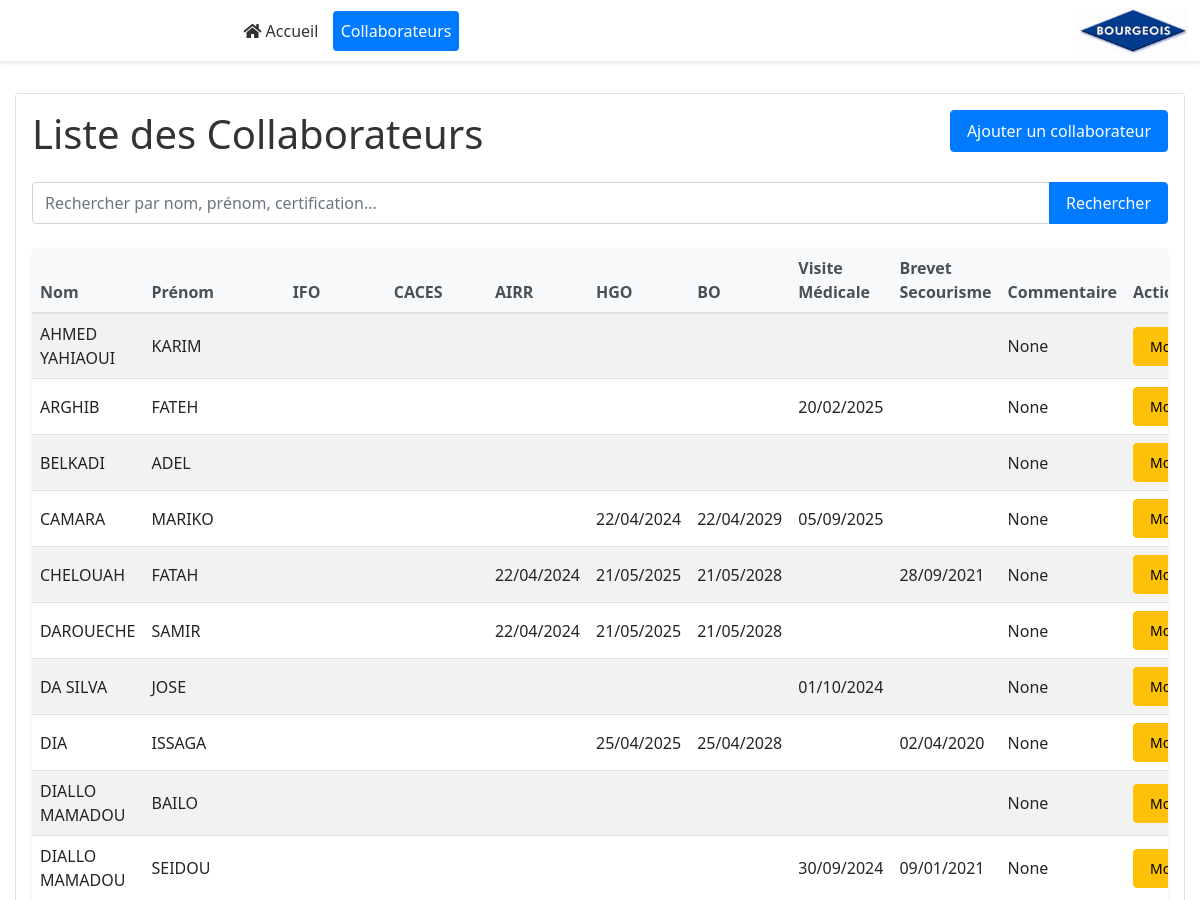
The app's page /collaborateurs (upper part), older data.
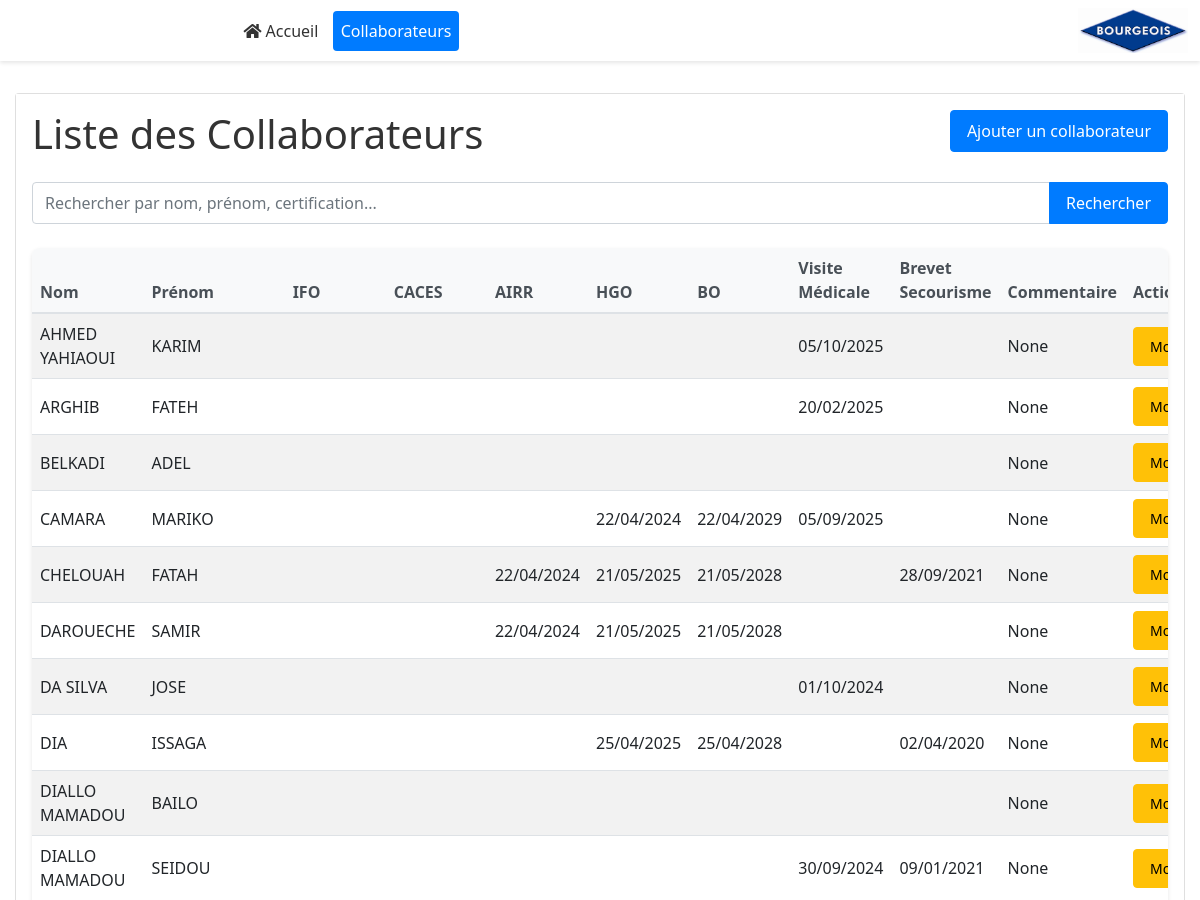
The same page, newer data.
### src/models.py (models this page shows, shortened)
class Base(DeclarativeBase):
    pass

class Collaborateur(Base):
    __tablename__ = "collaborateurs"
    id: Mapped[int] = mapped_column(primary_key=True, index=True)
    nom: Mapped[str] = mapped_column(String, nullable=False)
    prenom: Mapped[str] = mapped_column(String, nullable=False)
    ifo: Mapped[Optional[datetime.date]] = mapped_column(Date, nullable=True)
    caces: Mapped[Optional[datetime.date]] = mapped_column(Date, nullable=True)
    airr: Mapped[Optional[datetime.date]] = mapped_column(Date, nullable=True)
    hgo: Mapped[Optional[datetime.date]] = mapped_column(Date, nullable=True)
    bo: Mapped[Optional[datetime.date]] = mapped_column(Date, nullable=True)
    visite_med: Mapped[Optional[datetime.date]] = mapped_column(Date, nullable=True)
    brevet_secour: Mapped[Optional[datetime.date]] = mapped_column(Date, nullable=True)
    commentaire: Mapped[Optional[str]] = mapped_column(Text, nullable=True)

### src/app.py (the view)
@app.route("/collaborateurs")
def index_collaborateurs():
    db = next(get_db())
    search_term = request.args.get("search", "")
    collaborateurs = get_collaborateurs(db, search=search_term)
    return render_template(
        "collaborateurs.html", collaborateurs=collaborateurs, search_term=search_term
    )

### src/crud.py (called while the page is built)
def get_collaborateurs(
    db: Session,
    skip: int = 0,
    limit: int = 100,
    search: Optional[str] = None,
    sort_by: Optional[str] = None,
    direction: str = "asc",
) -> List[Collaborateur]:
    query = db.query(Collaborateur)
    if search:
        search_term = f"%{search}%"
        query = query.filter(
            (Collaborateur.nom.ilike(search_term))
            | (Collaborateur.prenom.ilike(search_term))
        )
    if sort_by and hasattr(Collaborateur, sort_by):
        column = getattr(Collaborateur, sort_by)
        if direction == "desc":
            column = column.desc()
        query = query.order_by(column)
    return query.offset(skip).limit(limit).all()

### src/database.py (called while the page is built)
def get_db():
    logger.info("Getting database connection")
    db = SessionLocal()
    try:
        yield db
    finally:
        logger.info("Closing database connection")
        db.close()

### templates/collaborateurs.html (shortened to what this page needs)
{% extends "base.html" %}
{% block content %}
<div class="container mt-4">
    <div class="card">
        <div class="card-body">
            <div class="row mb-3">
                <div class="col">
                    <h1>Liste des Collaborateurs</h1>
                </div>
                <div class="col text-end">
                    <a href="{{ url_for('add_collaborateur') }}" class="btn btn-primary">Ajouter un collaborateur</a>
                </div>
            </div>
            <form method="GET" action="{{ url_for('index_collaborateurs') }}" class="mb-4">
                <div class="input-group">
                    <input type="text" name="search" class="form-control"
                           placeholder="Rechercher par nom, prénom, certification..."
                           value="{{ search_term }}">
                    <button type="submit" class="btn btn-primary">Rechercher</button>
                </div>
            </form>
            <div class="table-responsive">
                <table class="table table-striped">
                    <thead>
                        <tr>
                            <th>Nom</th>
                            <th>Prénom</th>
                            <th>IFO</th>
                            <th>CACES</th>
                            <th>AIRR</th>
                            <th>HGO</th>
                            <th>BO</th>
                            <th>Visite Médicale</th>
                            <th>Brevet Secourisme</th>
                            <th>Commentaire</th>
                            <th>Actions</th>
                        </tr>
                    </thead>
                    <tbody>
                        {% for collaborateur in collaborateurs %}
                        <tr>
                            <td>{{ collaborateur.nom }}</td>
                            <td>{{ collaborateur.prenom }}</td>
                            <td>{{ collaborateur.ifo.strftime('%d/%m/%Y') if collaborateur.ifo }}</td>
                            <td>{{ collaborateur.caces.strftime('%d/%m/%Y') if collaborateur.caces }}</td>
                            <td>{{ collaborateur.airr.strftime('%d/%m/%Y') if collaborateur.airr }}</td>
                            <td>{{ collaborateur.hgo.strftime('%d/%m/%Y') if collaborateur.hgo }}</td>
                            <td>{{ collaborateur.bo.strftime('%d/%m/%Y') if collaborateur.bo }}</td>
                            <td>{{ collaborateur.visite_med.strftime('%d/%m/%Y') if collaborateur.visite_med }}</td>
                            <td>{{ collaborateur.brevet_secour.strftime('%d/%m/%Y') if collaborateur.brevet_secour }}</td>
                            <td>{{ collaborateur.commentaire }}</td>
                            <td>
                                <div class="btn-group">
                                    <a href="{{ url_for('edit_collaborateur', id=collaborateur.id) }}" class="btn btn-sm btn-warning">Modifier</a>
                                </div>
                            </td>
                        </tr>
                        {% endfor %}
                    </tbody>
                </table>
            </div>
        </div>
    </div>
</div>
{% endblock %}

### templates/base.html (shortened to what this page needs)
<!DOCTYPE html>
<html lang="fr">
<head>
    <link href="https://cdn.jsdelivr.net/npm/bootstrap@5.1.3/dist/css/bootstrap.min.css" rel="stylesheet">
    <link href="{{ url_for('static', filename='styles.css') }}" rel="stylesheet">
    <link rel="stylesheet" href="https://cdnjs.cloudflare.com/ajax/libs/font-awesome/5.15.4/css/all.min.css">
</head>
<body{% if request.endpoint not in ['add_collaborateur', 'edit_collaborateur'] %} style="background-image: url('/static/home_background.jpg'); background-size: cover;"{% endif %}>
    <nav class="navbar navbar-expand-lg navbar-dark bg-dark">
        <div class="container-fluid">
            <a class="navbar-brand" href="{{ url_for('home') }}">Gestion des Véhicules</a>
            <div class="collapse navbar-collapse" id="navbarNav">
                <ul class="navbar-nav">
                    <li class="nav-item">
                        <a class="nav-link {% if request.endpoint == 'home' %}active{% endif %}"
                           href="{{ url_for('home') }}">
                           <i class="fas fa-home"></i> Accueil
                        </a>
                    </li>
                    <li class="nav-item">
                        <a class="nav-link {% if request.endpoint == 'index_collaborateurs' %}active{% endif %}"
                           href="{{ url_for('index_collaborateurs') }}">Collaborateurs</a>
                    </li>
                </ul>
                <ul class="navbar-nav ms-auto">
                    <li class="nav-item">
                        <img src="{{ url_for('static', filename='logo.jpg') }}" alt="Logo" style="width: 110px; height: 45px;">
                    </li>
                </ul>
            </div>
        </div>
    </nav>
    {% block content %}{% endblock %}
</body>
</html>

### static/styles.css (style rules this page uses)
body { font-family: 'Segoe UI', Arial, sans-serif; margin: 0; padding: 0; background-color: #ffffff; color: #333; }
.navbar { background-color: #ffffff !important; box-shadow: 0 2px 4px rgba(0, 0, 0, 0.1); margin-bottom: 2rem; }
.navbar .nav-link { color: #333 !important; font-weight: 500; padding: 0.5rem 1rem; margin: 0 0.2rem; border-radius: 4px; transition: all 0.3s ease; }
.navbar .nav-link.active { background-color: #007bff; color: white !important; }
.container { max-width: 1200px; padding: 0 15px; }
.card-body { background-color: #ffffff; }
.table-responsive { border-radius: 8px; box-shadow: 0 2px 4px rgba(0, 0, 0, 0.1); background-color: white; margin-bottom: 2rem; }
.table { margin-bottom: 0; }
.table th { background-color: #f8f9fa; border-bottom: 2px solid #dee2e6; font-weight: 600; color: #495057; }
.table td { vertical-align: middle; }
.form-control { border-radius: 4px; border: 1px solid #ced4da; padding: 0.5rem 0.75rem; }
.btn { font-weight: 500; padding: 0.5rem 1rem; border-radius: 4px; transition: all 0.3s ease; }
.btn-primary { background-color: #007bff; border-color: #007bff; }
.mb-4 { margin-bottom: 1.5rem !important; }
.mt-4 { margin-top: 1.5rem !important; }

Row changes from the older to the newer data that the page shows:
changed Collaborateur "AHMED YAHIAOUI": visite_med (not shown) → "05/10/2025"
